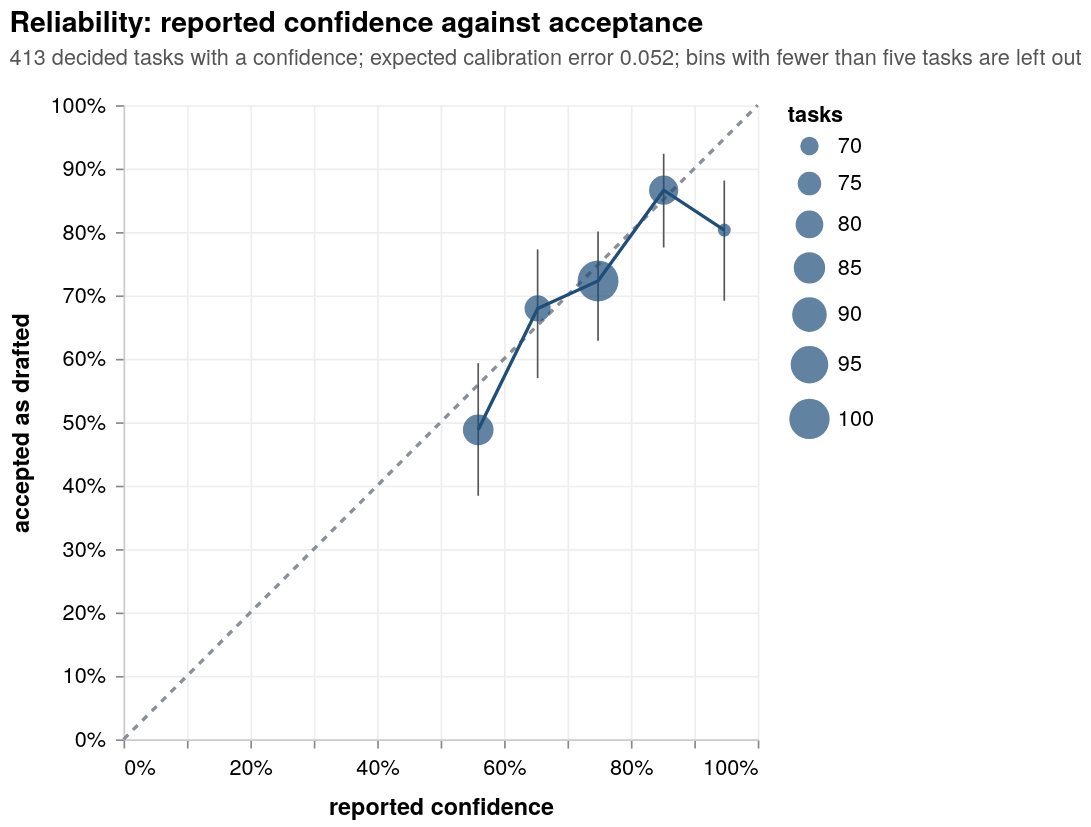

This figure's notebook cell:
### Markdown cell above
The reliability diagram needs an agent whose confidence means something. The
generator's `calibrated` outcome model draws acceptance from the confidence
the agent reported, so the curve should sit on the diagonal.

### Code cell
calibrated = frames(synthetic(11, tasks=420, days=70, outcome_model="calibrated", quorum_share=0.25))
charts.everything(calibrated)["reliability"]

### Figure 1 — Vega-Lite specification as saved in the notebook (floating-point values rounded to 4 significant figures)
{"$schema": "https://vega.github.io/schema/vega-lite/v5.json", "config": {"axis": {"domainColor": "#cccccc", "gridColor": "#eeeeee", "labelFontSize": 13, "labelPadding": 6, "titleFontSize": 14, "titlePadding": 10}, "font": "Helvetica Neue, Helvetica, Arial, sans-serif", "legend": {"labelFontSize": 13, "symbolSize": 120, "titleFontSize": 13}, "title": {"anchor": "start", "fontSize": 17, "fontWeight": 600, "offset": 14, "subtitleColor": "#555555", "subtitleFontSize": 13, "subtitlePadding": 6}, "view": {"stroke": null}}, "data": {"values": [{"acceptance": 0.4881, "bin": 5, "high": 0.5931, "low": 0.3841, "mean_confidence": 0.5593, "n": 84}, {"acceptance": 0.6795, "bin": 6, "high": 0.7725, "low": 0.5696, "mean_confidence": 0.6529, "n": 78}, {"acceptance": 0.7228, "bin": 7, "high": 0.8007, "low": 0.6285, "mean_confidence": 0.7482, "n": 101}, {"acceptance": 0.8659, "bin": 8, "high": 0.9234, "low": 0.7755, "mean_confidence": 0.8517, "n": 82}, {"acceptance": 0.803, "bin": 9, "high": 0.8811, "low": 0.6916, "mean_confidence": 0.9473, "n": 66}]}, "height": 380, "layer": [{"data": {"values": [{"x": 0, "y": 0}, {"x": 1, "y": 1}]}, "encoding": {"x": {"field": "x", "type": "quantitative"}, "y": {"field": "y", "type": "quantitative"}}, "mark": {"color": "#8a8f98", "strokeDash": [4, 4], "type": "line"}}, {"encoding": {"x": {"field": "mean_confidence", "type": "quantitative"}, "y": {"field": "low", "type": "quantitative"}, "y2": {"field": "high"}}, "mark": {"color": "#555555", "type": "rule"}}, {"encoding": {"x": {"field": "mean_confidence", "type": "quantitative"}, "y": {"field": "acceptance", "type": "quantitative"}}, "mark": {"color": "#1f4e79", "type": "line"}}, {"encoding": {"size": {"field": "n", "legend": {"title": "tasks"}, "scale": {"range": [60, 600], "zero": false}, "type": "quantitative"}, "tooltip": [{"field": "mean_confidence", "format": ".2f", "title": "confidence"}, {"field": "acceptance", "format": ".1%"}, {"field": "n", "title": "tasks"}], "x": {"axis": {"format": ".0%"}, "field": "mean_confidence", "scale": {"domain": [0, 1]}, "title": "reported confidence", "type": "quantitative"}, "y": {"axis": {"format": ".0%"}, "field": "acceptance", "scale": {"domain": [0, 1]}, "title": "accepted as drafted", "type": "quantitative"}}, "mark": {"color": "#1f4e79", "filled": true, "type": "point"}}], "title": {"subtitle": "413 decided tasks with a confidence; expected calibration error 0.052; bins with fewer than five tasks are left out", "text": "Reliability: reported confidence against acceptance"}, "usermeta": {"chap_analytics": {"chart": "reliability"}}, "width": 380}
